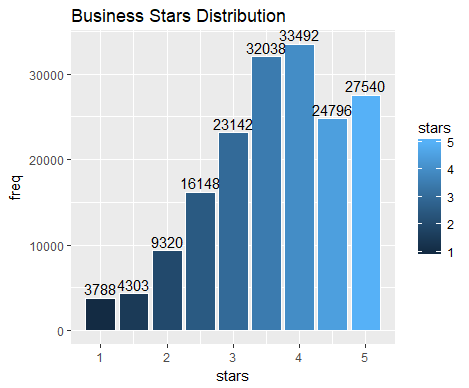

The R source for this figure:
res<-dbGetQuery(channel, "select stars,count(*)as freq from business group by stars")
temp<-ggplot(res,aes(x=stars,y=freq,fill=stars))+ geom_bar(stat="identity",col='white')+ 
  geom_text(aes(label = freq, vjust = -0.3, hjust = 0.5))+
  labs(title="Business Stars Distribution")
show(temp)
